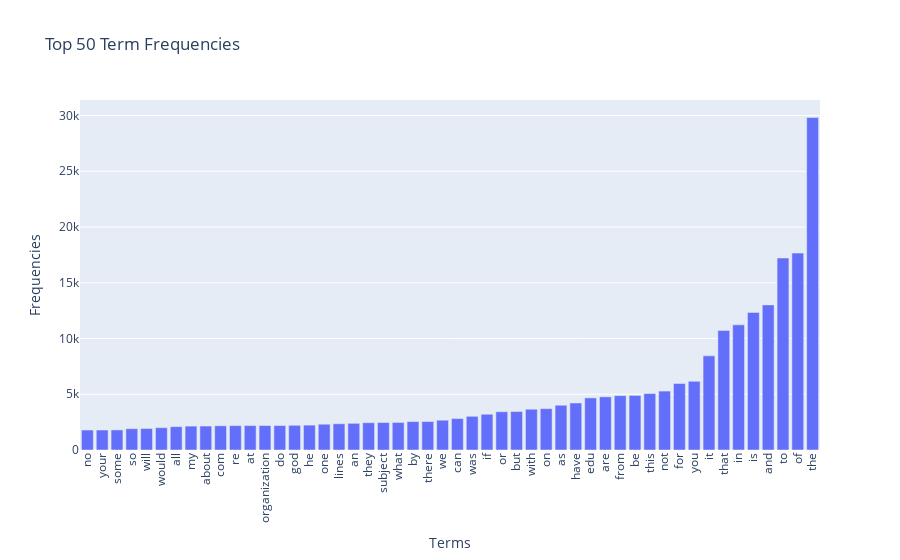

The cell this chart's notebook holds for it:
### Markdown cell above
### >>> **Exercise 13 (take home):** 
The chart above only contains 300 vocabulary in the documents, and it's already computationally intensive to both compute and visualize. Can you efficiently reduce the number of terms you want to visualize as an exercise.

### Code cell
# Answer here
import numpy as np
import plotly.express as px
import pandas as pd

# Step 1: 計算每個詞的總頻率
term_frequencies = np.asarray(X_counts.sum(axis=0)).flatten()

# Step 2: 選擇前 50 個頻率最高的詞
top_n = 50
top_term_indices = term_frequencies.argsort()[-top_n:]  # 找到頻率最高的詞的索引

# Step 3: 創建 DataFrame，將這些詞的詞彙與其對應的頻率對應起來
df = pd.DataFrame({
    "Terms": count_vect.get_feature_names_out()[top_term_indices],  # 高頻詞
    "Frequencies": term_frequencies[top_term_indices]  # 對應的頻率
})

# Step 4: 使用 Plotly 繪製交互式圖表
fig = px.bar(df, x='Terms', y='Frequencies', title="Top 50 Term Frequencies", labels={'Terms': 'Terms', 'Frequencies': 'Frequencies'})

# Step 5: 旋轉 X 軸的標籤，避免擁擠
fig.update_layout(xaxis_tickangle=-90)

# Step 6: 顯示圖表
fig.show()

### Figure 1 — Plotly figure (JSON) as saved in the notebook; plotly's stock layout.template omitted (floating-point values rounded to 4 significant figures)
{"data": [{"alignmentgroup": "True", "hovertemplate": "Terms=%{x}<br>Frequencies=%{y}<extra></extra>", "legendgroup": "", "marker": {"color": "#636efa", "pattern": {"shape": ""}}, "name": "", "offsetgroup": "", "orientation": "v", "showlegend": false, "textposition": "auto", "type": "bar", "x": ["no", "your", "some", "so", "will", "would", "all", "my", "about", "com", "re", "at", "organization", "do", "god", "he", "one", "lines", "an", "they", "subject", "what", "by", "there", "we", "can", "was", "if", "or", "but", "with", "on", "as", "have", "edu", "are", "from", "be", "this", "not", "for", "you", "it", "that", "in", "is", "and", "to", "of", "the"], "xaxis": "x", "y": [1791, 1793, 1802, 1912, 1925, 2000, 2093, 2143, 2148, 2172, 2186, 2191, 2192, 2193, 2216, 2232, 2312, 2353, 2393, 2448, 2464, 2472, 2548, 2556, 2674, 2818, 3020, 3208, 3432, 3453, 3655, 3709, 4015, 4218, 4675, 4769, 4877, 4898, 5063, 5285, 5962, 6157, 8447, 10723, 11226, 12343, 13017, 17222, 17660, 29825], "yaxis": "y"}], "layout": {"barmode": "relative", "legend": {"tracegroupgap": 0}, "title": {"text": "Top 50 Term Frequencies"}, "xaxis": {"anchor": "y", "domain": [0, 1], "tickangle": -90, "title": {"text": "Terms"}}, "yaxis": {"anchor": "x", "domain": [0, 1], "title": {"text": "Frequencies"}}}}
